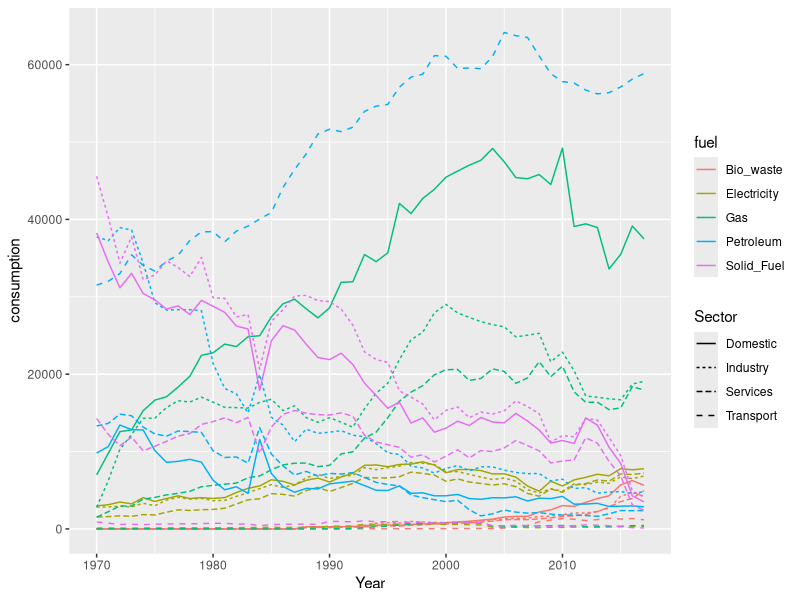
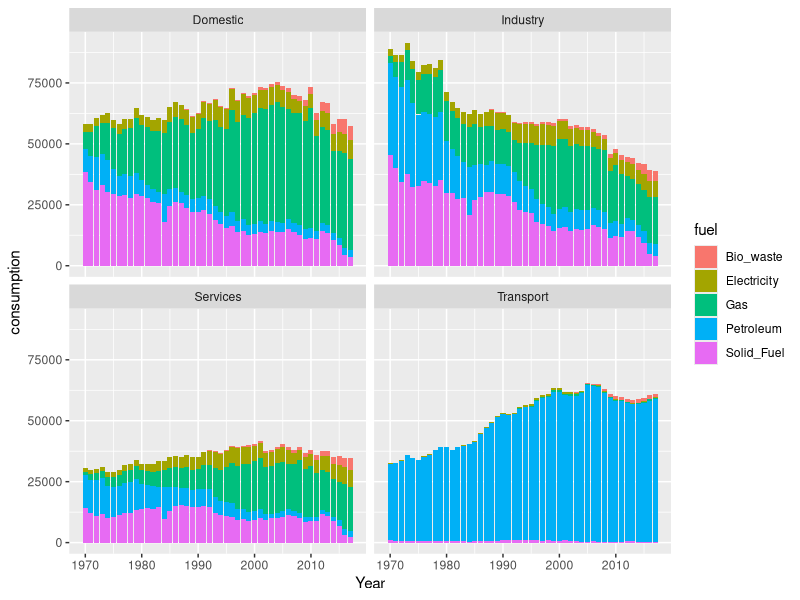
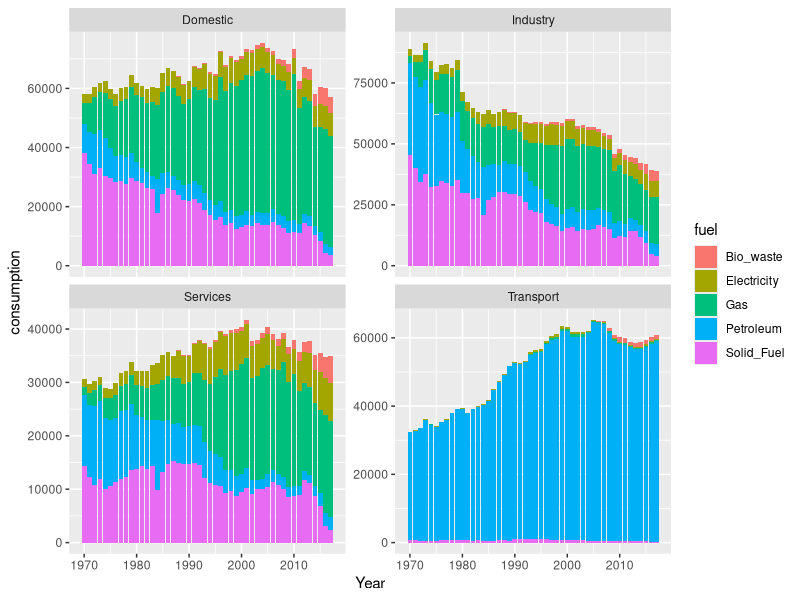
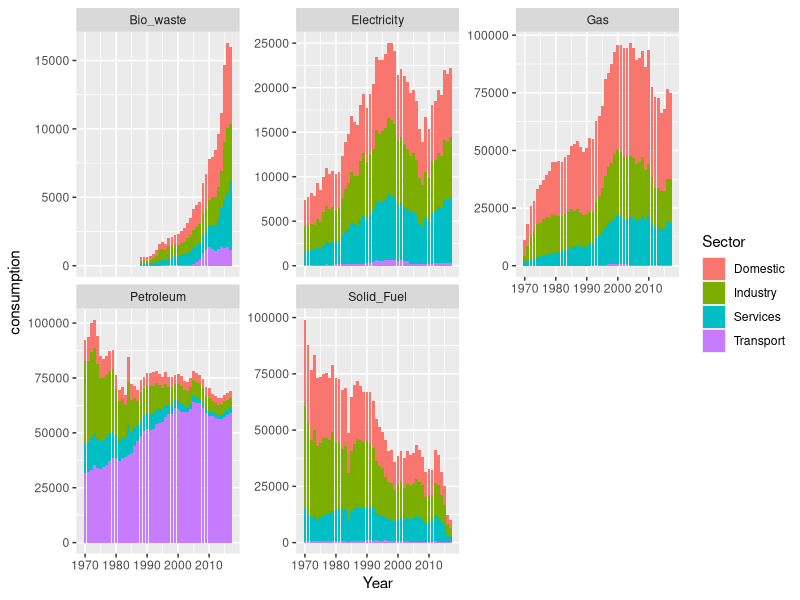
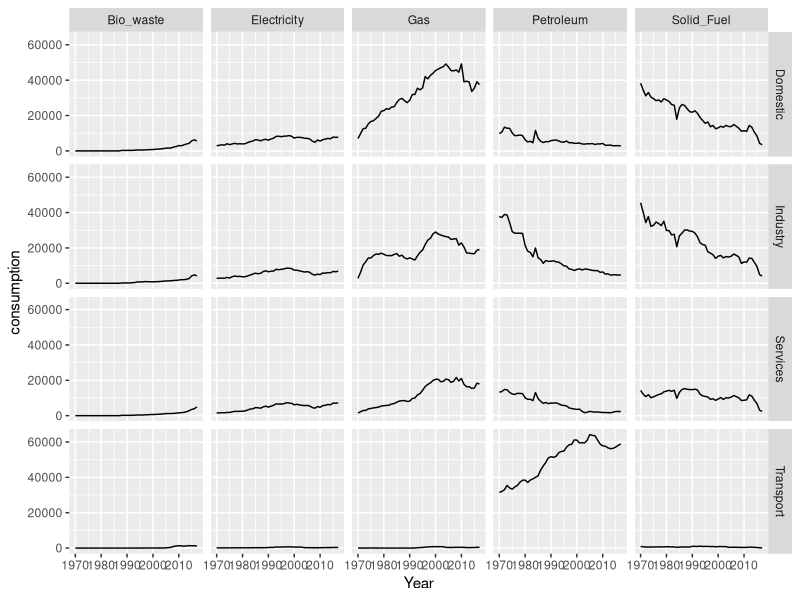
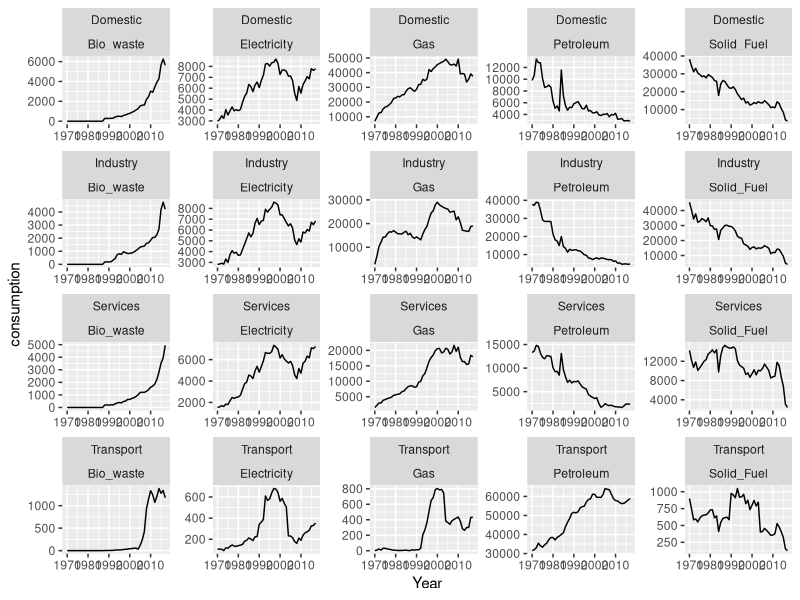

Write R code to recreate these figures, in order.
## ---- chunk 1
library(tidyverse)
## ---- chunk 2
energy <- read_csv('data/energy_consumption_by_sector_fuel.csv')
## ---- chunk 3
longer <- energy %>% 
  pivot_longer(Solid_Fuel: Electricity,
               names_to = 'fuel',
               values_to = 'consumption') 
## ---- chunk 4
longer %>% 
  ggplot() + 
  geom_line(aes(x = Year, 
                y = consumption, 
                color = fuel, 
                linetype = Sector))
## ---- chunk 5
longer %>% 
  pivot_wider(names_from = fuel, values_from = consumption)
## ---- chunk 6
longer %>% 
  pivot_wider(names_from = Year, values_from = consumption)
## ---- chunk 7
# Creating the base plot
plot <- longer %>% 
  ggplot() + 
  geom_col(aes(x = Year, 
               y = consumption,
               fill = fuel)) 

plot + facet_wrap(~Sector)
## ---- chunk 8
plot + facet_wrap(~Sector, scales = 'free_y')
## ---- chunk 9
longer %>% 
  ggplot() + 
  geom_col(aes(x = Year, 
               y = consumption,
               fill = Sector)) +
  facet_wrap(~fuel, scales = 'free_y')
## ---- chunk 10
longer %>% 
  ggplot() + 
  geom_line(aes(x = Year, 
               y = consumption)) +
  facet_grid(Sector ~ fuel)
## ---- chunk 11
longer %>% 
  ggplot() + 
  geom_line(aes(x = Year, 
                y = consumption)) +
  facet_wrap(Sector ~ fuel, scales = 'free')
